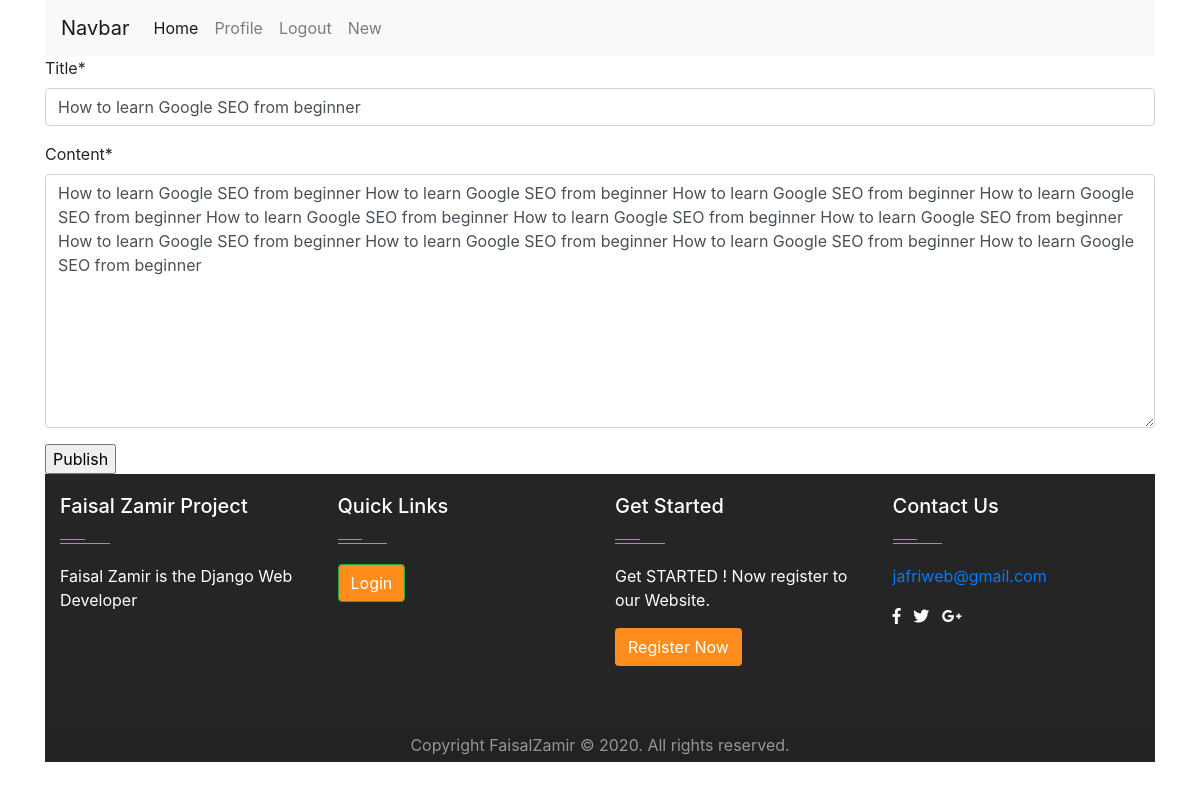
Screenshot of /post/13/update (signed in) with the database file from the repository.
### blog/models.py (models this page shows, shortened)
class Post(models.Model):
    title = models.CharField(max_length=100)
    content = models.TextField()
    slug = models.SlugField(blank=True, null=True, )
    date_posted = models.DateTimeField(default=timezone.now)
    author = models.ForeignKey(User, on_delete=models.CASCADE)

### blog/views.py (the view, shortened to what this page needs)
# urls.py: path('post/<int:pk>/update', PostUpdateView.as_view(), name='post-update'),
class PostUpdateView(LoginRequiredMixin, UserPassesTestMixin, UpdateView):
    model = Post
    fields = ['title','content']
    def test_func(self):
        post = self.get_object()
        if self.request.user == post.author:
            return True
        return False

### templates/blog/post_form.html (shortened to what this page needs)
{%  extends 'users/base.html' %}
{% load crispy_forms_tags %}
	{% block content %}
      <form action="" method="POST">
        {{ form|crispy }}
        <input type="submit" value='Publish'>
        </form>
    {% endblock %}

### rows the page displays
Post: title "How to learn Google SEO from beginner", content "How to learn Google SEO from beginner How to learn Google SEO from beginner How to learn Google SEO from beginner How to learn Google SEO from beginner How to learn Google SEO from beginner How to learn Google SEO from beginner How to learn Google SEO from beginner How to learn Google SEO from beginner How to learn Google SEO from beginner How to learn Google SEO from beginner How to learn Google SEO from beginner"
